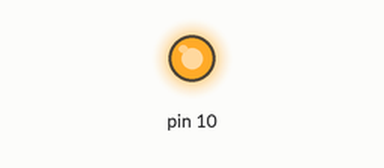
A sketch run on a simulated Arduino Uno, built with avr-gcc and run on an emulated ATmega328P. Parts: output pins drawn as LEDs (lit = HIGH). What the sketch prints to the serial monitor is not drawn.

Above: at 0.1 s.
Timing chart, 0 to 1.6 s (numbered marks = the images above):
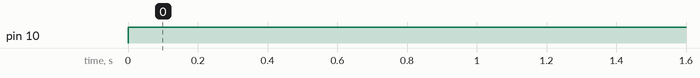

Measured:
- by itself, pin 10: LOW → HIGH at 0.00 s

The sketch:

MASTER.ino
```cpp
#include "SPI.h"

char str[ ]="Hola\n";

void setup() {
  Serial.begin(115200); // velocidad en baudios en 115200 para UART
  SPI.begin();
  SPI.setClockDivider(SPI_CLOCK_DIV8); //divide el reloj por 8
  Serial.println("MAESTRO");
}

void loop (void) {
  digitalWrite(SS, LOW); // habilitar selección de esclavo
  // enviar cadena de prueba
  for(int i=0; i< sizeof(str); i++){
    SPI.transfer(str[i]);
  }
  digitalWrite(SS, HIGH); // desactivar la selección de esclavo
  delay(2000);
}
```
